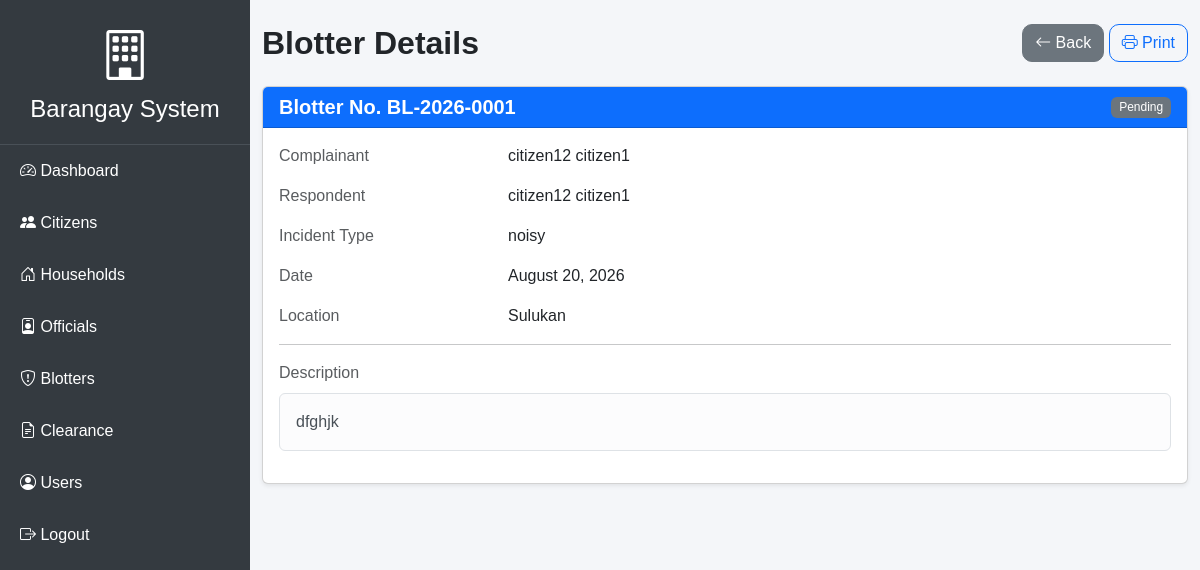
The app's page /public/blotters/show?id=1 with its own data.
### tables this page shows
CREATE TABLE `blotters` (
  `id` int(11) NOT NULL,
  `blotter_no` varchar(30) DEFAULT NULL,
  `complainant_id` int(11) NOT NULL,
  `respondent_id` int(11) NOT NULL,
  `incident_type` varchar(100) DEFAULT NULL,
  `incident_date` date DEFAULT NULL,
  `incident_time` time DEFAULT NULL,
  `incident_location` varchar(255) DEFAULT NULL,
  `description` text DEFAULT NULL,
  `hearing_date` date DEFAULT NULL,
  `hearing_time` time DEFAULT NULL,
  `settlement_agreement` text DEFAULT NULL,
  `resolution_notes` text DEFAULT NULL,
  `settled_date` date DEFAULT NULL,
  `status` enum('Pending','Ongoing','Settled','Dismissed') DEFAULT 'Pending',
  `created_at` timestamp NOT NULL DEFAULT current_timestamp(),
  `updated_at` timestamp NOT NULL DEFAULT current_timestamp() ON UPDATE current_timestamp()
);

CREATE TABLE `citizens` (
  `id` int(11) NOT NULL,
  `first_name` varchar(100) NOT NULL,
  `middle_name` varchar(100) DEFAULT NULL,
  `last_name` varchar(100) NOT NULL,
  `gender` enum('Male','Female') DEFAULT NULL,
  `birthday` date DEFAULT NULL,
  `birth_place` varchar(150) DEFAULT NULL,
  `civil_status` varchar(50) DEFAULT NULL,
  `religion` varchar(100) DEFAULT NULL,
  `occupation` varchar(100) DEFAULT NULL,
  `email` varchar(150) DEFAULT NULL,
  `contact_number` varchar(30) DEFAULT NULL,
  `zone` varchar(30) DEFAULT NULL,
  `photo` varchar(255) DEFAULT NULL,
  `senior` enum('Yes','No') DEFAULT 'No',
  `voter_status` enum('Yes','No') DEFAULT 'Yes'
);

### App/Controllers/BlotterController.php (called while the page is built, shortened)
<?php
class BlotterController extends Controller{
    public function show(){
        $blotters = new Blotter();
        $record = $blotters->find($_GET['id']);
        require_once __DIR__ . '/../Views/blotters/show.php';
    }
}

### public/index.php (called while the page is built, shortened)
<?php
$router = new Router();
$router->dispatch();

### App/Core/Database.php (called while the page is built, shortened)
<?php
class Database {
    private string $host = "localhost";
    private string $dbname = "barangay-system";
    private string $username = "root";
    private string $password = "";
    public function __construct(){
        try {
            $this->conn = new PDO(
                "mysql:host={$this->host};dbname={$this->dbname};charset=utf8mb4",
                $this->username,
                $this->password
            );
        } catch (PDOException $e){
            die("Database Connection Failed:" .$e->getMessage());
        }
    }
}

### App/Models/Blotter.php (called while the page is built, shortened)
<?php
class Blotter extends Database{
    public function find($id){
        $stmt = $this->conn->prepare("SELECT b.*,
            c1.first_name AS complainant_first,
            c1.last_name AS complainant_last,
            c2.first_name AS respondent_first,
            c2.last_name AS respondent_last
            FROM blotters b LEFT JOIN citizens c1
            ON b.complainant_id = c1.id
        LEFT JOIN citizens c2
            ON b.respondent_id = c2.id WHERE b.id = :id");
            $stmt->execute(['id' => $id]);
            return $stmt->fetch(PDO::FETCH_ASSOC);
    }
}

### App/Views/blotters/show.php (the view)
<?php require_once __DIR__.'/../layouts/header.php'; ?>
<?php require_once __DIR__.'/../layouts/sidebar.php'; ?>
<div class="container-fluid py-4">
    <div class="d-flex justify-content-between align-items-center mb-4">
        <h2 class="fw-semibold mb-0">Blotter Details</h2>
        <div>
            <a href="/barangay-system/public/blotters" class="btn btn-secondary">
                <i class="bi bi-arrow-left"></i> Back
            </a>
            <button onclick="window.print()" class="btn btn-outline-primary">
                <i class="bi bi-printer"></i> Print
            </button>
        </div>
    </div>
    <div class="card shadow-sm">
        <div class="card-header bg-primary text-white d-flex justify-content-between align-items-center">
            <h5 class="fw-semibold mb-0">
                Blotter No. <?= htmlspecialchars($record['blotter_no']) ?>
            </h5>
            <?php
                $statusClass = match(strtolower($record['status'])) {
                    'resolved' => 'bg-success',
                    'ongoing'  => 'bg-warning text-dark',
                    'pending'  => 'bg-secondary',
                    default    => 'bg-light text-dark',
                };
            ?>
            <span class="badge <?= $statusClass ?>">
                <?= htmlspecialchars($record['status']) ?>
            </span>
        </div>
        <div class="card-body">
            <div class="row mb-3">
                <div class="col-sm-3 text-muted">Complainant</div>
                <div class="col-sm-9">
                    <?= htmlspecialchars($record['complainant_first'] . ' ' . $record['complainant_last']) ?>
                </div>
            </div>
            <div class="row mb-3">
                <div class="col-sm-3 text-muted">Respondent</div>
                <div class="col-sm-9">
                    <?= htmlspecialchars($record['respondent_first'] . ' ' . $record['respondent_last']) ?>
                </div>
            </div>
            <div class="row mb-3">
                <div class="col-sm-3 text-muted">Incident Type</div>
                <div class="col-sm-9"><?= htmlspecialchars($record['incident_type']) ?></div>
            </div>
            <div class="row mb-3">
                <div class="col-sm-3 text-muted">Date</div>
                <div class="col-sm-9">
                    <?= htmlspecialchars(date('F j, Y', strtotime($record['incident_date']))) ?>
                </div>
            </div>
            <div class="row mb-3">
                <div class="col-sm-3 text-muted">Location</div>
                <div class="col-sm-9"><?= htmlspecialchars($record['incident_location']) ?></div>
            </div>
            <hr>
            <div class="mb-2 text-muted">Description</div>
            <div class="alert alert-light border">
                <?= nl2br(htmlspecialchars($record['description'])) ?>
            </div>
        </div>
    </div>
</div>
<?php require_once __DIR__.'/../layouts/footer.php'; ?>

### public/assets/css/style.css (style rules this page uses)
body { margin:0; background:#f4f6f9; font-family:Arial, Helvetica, sans-serif; }
.card-header { font-weight:bold; background:white; }
.btn { border-radius:10px; }
.badge { font-weight: 500; }

### records on screen
blotters: blotter_no "BL-2026-0001", status "Pending", complainant.last_name "citizen12 citizen1", incident_type "noisy", incident_date "August 20, 2026", incident_location "Sulukan", description "dfghjk"
